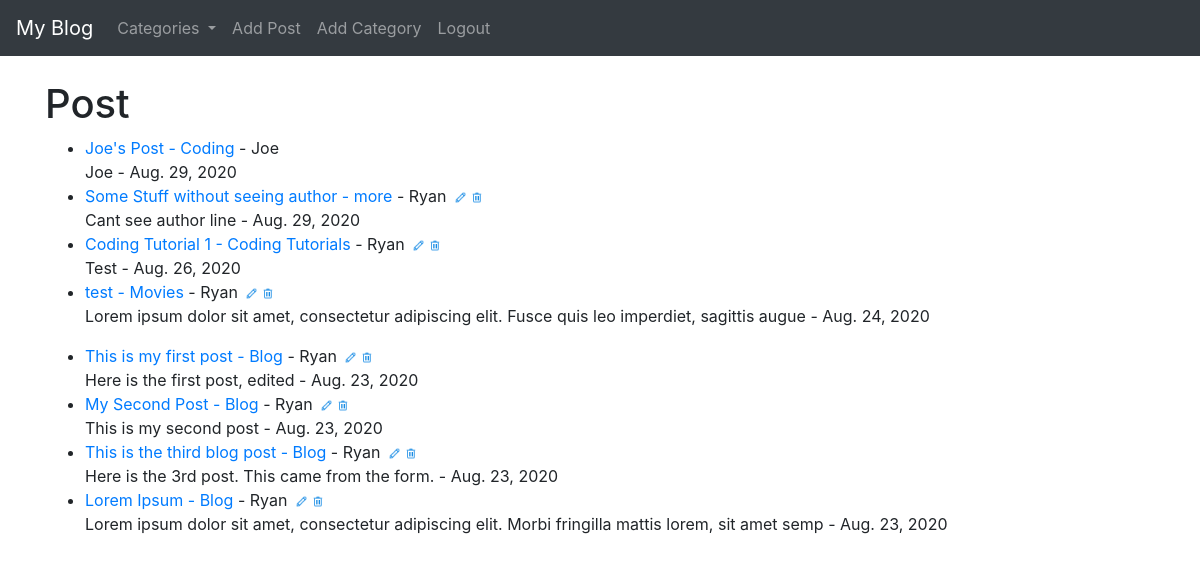
The app's page / (signed in) with its own data.
### theblog/models.py (models this page shows, shortened)
class Post(models.Model):
    title = models.CharField(max_length=255)
    title_tag = models.CharField(max_length=255, default='The Blog - ')
    author = models.ForeignKey(User, on_delete=models.CASCADE)
    body = models.TextField()
    post_date = models.DateField(auto_now_add=True)
    category = models.CharField(max_length=255, default='uncategorized')
    likes = models.ManyToManyField(User, related_name='blog_post')
    dislikes = models.ManyToManyField(User, related_name='blog_post_dislike')

### theblog/views.py (the view)
class HomeView(ListView):
    model = Post
    template_name = "home.html"
    ordering = ['-post_date']
    def get_context_data(self, *args, **kwargs):
        cat_menu = Category.objects.all()
        context = super(HomeView, self).get_context_data(*args, **kwargs)
        context['cat_menu'] = cat_menu
        return context

### theblog/models.py (called while the page is built)
    def __str__(self):
        return self.name

### theblog/templates/home.html
{% extends 'base.html' %}
{% load static %}
{% block content %}
<h1>Post</h1>
<ul>
    {% for post in object_list %}
        <li><a href="{% url 'article-detail' post.pk %}">{{ post.title }} - <a href="{% url 'category' post.category|slugify %}">{{ post.category }}</a> - {{ post.author.first_name }}</a>
            {% if user.is_authenticated %}
                {% if user.id == post.author.id %}
            <a
                href="{% url 'update_post' post.pk %}"><img src="{% static 'img/edit_32px.png' %}" alt="" class="edit"></a><a
                href="{% url 'delete_post' post.pk %}"><img src="{% static 'img/trash_32px.png' %}" alt="" class="edit"></a>
            {% endif %}
            {% endif %}<br>
        {{ post.body|slice:':100'|safe }} - {{ post.post_date }}</li>
    {% endfor %}
</ul>
{% endblock %}

### static/css/styles.css (style rules this page uses)
.edit { height: 13px; padding-left: 3px; }

### records on screen
Post: title "Joe's Post", category "Coding", author.first_name "Joe", body "Joe", post_date "Aug. 29, 2020"
Post: title "Some Stuff without seeing author", category "more", author.first_name "Ryan", body "Cant see author line", post_date "Aug. 29, 2020"
Post: title "Coding Tutorial 1", category "Coding Tutorials", author.first_name "Ryan", body "Test", post_date "Aug. 26, 2020"
Post: title "test", category "Movies", author.first_name "Ryan", body "Lorem ipsum dolor sit amet, consectetur adipiscing elit. Fusce quis leo imperdiet, sagittis augue", post_date "Aug. 24, 2020"
Post: title "This is my first post", category "Blog", author.first_name "Ryan", body "Here is the first post, edited", post_date "Aug. 23, 2020"
Post: title "My Second Post", category "Blog", author.first_name "Ryan", body "This is my second post", post_date "Aug. 23, 2020"
Post: title "This is the third blog post", category "Blog", author.first_name "Ryan", body "Here is the 3rd post. This came from the form.", post_date "Aug. 23, 2020"
Post: title "Lorem Ipsum", category "Blog", author.first_name "Ryan", body "Lorem ipsum dolor sit amet, consectetur adipiscing elit. Morbi fringilla mattis lorem, sit amet semp", post_date "Aug. 23, 2020"
